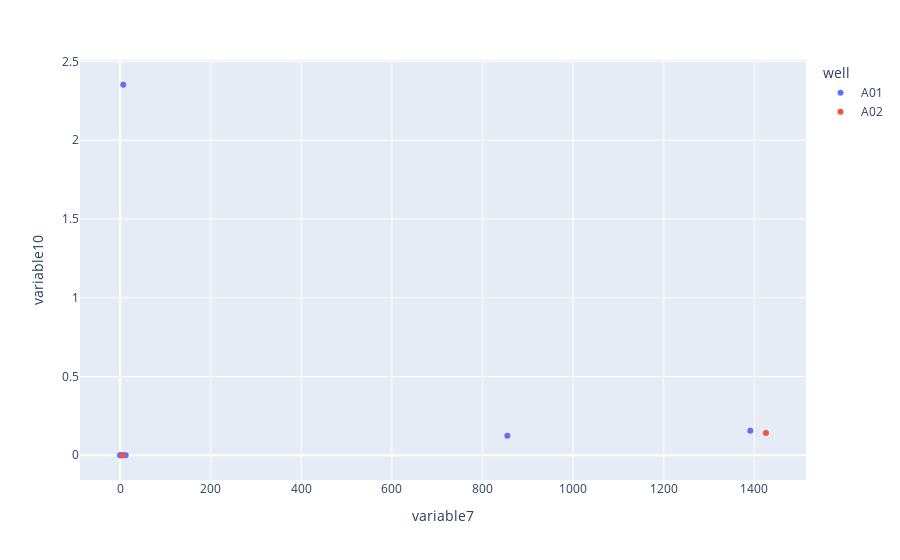

The cell this chart's notebook holds for it:
### Code cell
px.scatter(df, x= 'variable7', y='variable10', color='well')

### Figure 1 — Plotly figure (JSON) as saved in the notebook; plotly's stock layout.template omitted (floating-point values rounded to 4 significant figures)
{"data": [{"hovertemplate": "well=A01<br>variable7=%{x}<br>variable10=%{y}<extra></extra>", "legendgroup": "A01", "marker": {"color": "#636efa", "symbol": "circle"}, "mode": "markers", "name": "A01", "orientation": "v", "showlegend": true, "type": "scatter", "x": [1391.0, 8.087, 854.9, 7.115, 12.43, 2.241, 0, 1.097], "xaxis": "x", "y": [0.1557, 0, 0.1244, 2.352, 0, 0, 0, 0], "yaxis": "y"}, {"hovertemplate": "well=A02<br>variable7=%{x}<br>variable10=%{y}<extra></extra>", "legendgroup": "A02", "marker": {"color": "#EF553B", "symbol": "circle"}, "mode": "markers", "name": "A02", "orientation": "v", "showlegend": true, "type": "scatter", "x": [1426.0, 5.565], "xaxis": "x", "y": [0.1406, 0], "yaxis": "y"}], "layout": {"legend": {"title": {"text": "well"}, "tracegroupgap": 0}, "margin": {"t": 60}, "xaxis": {"anchor": "y", "domain": [0, 1], "title": {"text": "variable7"}}, "yaxis": {"anchor": "x", "domain": [0, 1], "title": {"text": "variable10"}}}}
